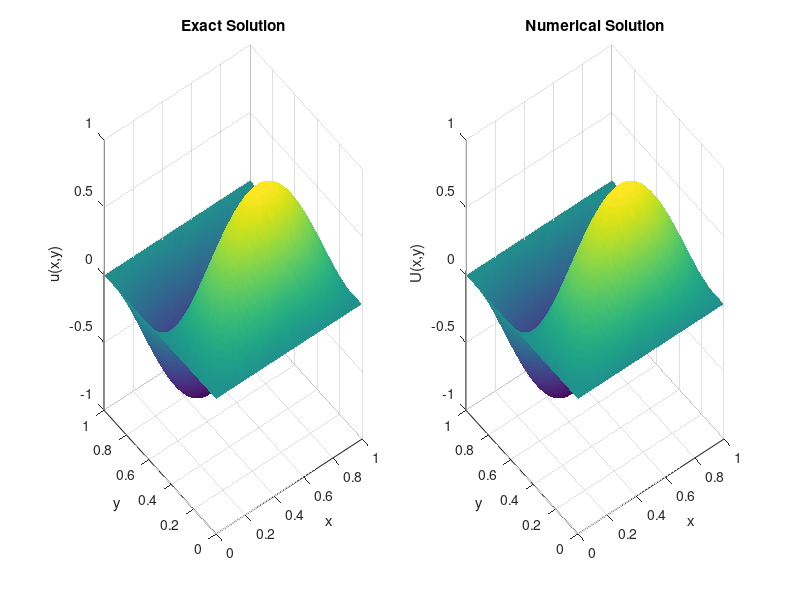

Recreate this plot in MATLAB.
%% This program solves Poisson's equation in Cartesian coordinates.
% Wakil Sarfaraz with Help of Dr Kathryn Gillow. 22 May 2014 
clear all;
tic
xmax =1;
N = 100; %(Number of points on the x, y interval on which the equation is solved.
X = linspace(0,xmax,N+1); %This divides the interval into N equispaced sub intervals.
%X = 0: 1/N :1; This can also be used to create the same X.
[x, y] = meshgrid(X,X); % This creates an (N+1) by (N+1) grid of values ...
                        % of X and assignes them to x and y. (So x and y
                        % are now matrices of size (N+1)x(N+1)
x =x(:);  % This turns the matrix x into a column vector.
y =y(:);  % This turns the matrix y into a column vector.
NNODES = (N+1)^2; % This introduces the number of nodes in the result of triangulation.
NTRI = 2*N^2;  % This is the number of triangles in the mesh.
LNODES = zeros(NTRI, 3); % This creates a zero matrix of the size 'number of triangles by 3'
                         % (since there are 3 vertices for each triangle.

for i = 1:N
    for j = 1: N
        LNODES(i+2*(j-1)*N,1) = i+(j-1)*(N+1);%This numbers each of the first nodes of all the lower triangles in each square.
        LNODES(i+2*(j-1)*N,2) = i+j*(N+1); % This numbers each of the second nodes of all the lower triangles in each square.
        LNODES(i+2*(j-1)*N,3) = (i+1)+(j-1)*(N+1); % This numbers each of the third nodes of all the lower triangles in each square.
        
        LNODES(i+N+2*(j-1)*N,1) = i+1+j*(N+1); %This numbers each of the first nodes of all the upper triangles in each square.
        LNODES(i+N+2*(j-1)*N,2) = (i+1)+(j-1)*(N+1);%This numbers each of the second nodes of all the upper triangles in each square.
        LNODES(i+N+2*(j-1)*N,3) = i+j*(N+1);%This numbers each of the third nodes of all the upper triangles in each square.
                                            % Here for those nodes that
                                            % some triangles share (copy
                                            % and paste can work).
    end
end

SP = sparse(NNODES, NNODES);  %This creates a sparse matrix of the size 'Number of nodes by Number of nodes'(entries usually computed by integration).
LV = zeros(NNODES,1);         % This creates the load vector of zero entries for now which is l(v) part of the weak formulation.

for n = 1: NTRI
    r1 = [x(LNODES(n,1)) y(LNODES(n,1))];% Position vector (x,y)' for the first nodes of all triangles.
    r2 = [x(LNODES(n,2)) y(LNODES(n,2))];% Position vector (x,y)' for the second nodes of all triangles.
    r3 = [x(LNODES(n,3)) y(LNODES(n,3))];% Position vector (x,y)' for the third nodes of all triangles.
    J = [r2(1)-r1(1) r2(2)-r1(2); r3(1)-r1(1) r3(2)-r1(2)]; %This is the jacobian matrix of the mapping.
    Astiff = (1/(2*det(J)))* [(r2-r3)*(r2-r3)' (r2-r3)*(r3-r1)' (r2-r3)*(r1-r2)';... %This is the Global Stiffness Matrix (Lecture Notes)
           (r2-r3)*(r3-r1)' (r3-r1)*(r3-r1)' (r3-r1)*(r1-r2)';...
           (r2-r3)*(r1-r2)' (r3-r1)*(r1-r2)' (r1-r2)*(r1-r2)'];
       for i = 1 : 3 
           for j = 1:3  % Since SP was created a zero matrix originally, Now for all three vertices of all triangles we put the 
               SP(LNODES(n,i),LNODES(n,j)) =SP(LNODES(n,i),LNODES(n,j))+ Astiff(i,j); %The values of Astiff in the SP.
           end
       end
       % Up to here we constructed the Matrix of the coefficients for the
       % Linear system. Now we start by computing the load vector.
       ksi =1/3; %This is the new variable of mapping. Value (1/3) is chosen due to quadrature rule.
       eta = 1/3; % This is the new variable of mapping. Value (1/3) is chosen due to quadrature rule.
       xx = (1-ksi-eta)*r1(1) + ksi* r2(1) + eta*r3(1); %This is x(ksi,eta) which is used for transformation.
       yy = (1-ksi-eta)*r1(2) + ksi* r2(2) + eta*r3(2); % This is y(ksi,eta) which is used for transformation.
       
       F(1) = (1-ksi-eta)*5*pi^2*sin(pi*xx)*sin(2*pi*yy)*det(J)*1/2; %This computes the integral for the first, second and third                                                              %vertix of traingles
       F(2) = (ksi)*5*pi^2*sin(pi*xx)*sin(2*pi*yy)*det(J)*1/2;       % In the transformed coordinates.
       F(3) = (eta)*5*pi^2*sin(pi*xx)*sin(2*pi*yy)*det(J)*1/2;

% 
%        F(1) = (1-ksi-eta)*2*sin(xx)*sin(yy)*det(J)*1/2; %This computes the integral for the first, second and third
%        F(2) = (ksi)*2*sin(xx)*sin(yy)*det(J)*1/2;       % In the transformed coordinates.
%        F(3) = (eta)*2*sin(xx)*sin(yy)*det(J)*1/2;

%        F(1) = (1-ksi-eta)*5*pi^2*cos(pi*xx)*cos(2*pi*yy)*det(J)*1/2;                                                                   %vertix of traingles
%        F(2) = (ksi)*5*pi^2*cos(pi*xx)*cos(2*pi*yy)*det(J)*1/2;       % In the transformed coordinates.
%        F(3) = (eta)*5*pi^2*cos(pi*xx)*cos(2*pi*yy)*det(J)*1/2;


%        F(1) = -(1-ksi-eta)*det(J)*4/2;%| these will solve for laplace u =1 with zero dirichlet bcs.
%        F(2) = -ksi* det(J)*4/2;
%        F(3) = -eta* det(J)*4/2;
       for i = 1 : 3
         
           LV(LNODES(n,i)) = LV(LNODES(n,i))+ F(i); % This assigns all the newly computed values to the Load vector.

      
       end 
     
end
for i = 1: NNODES
    if (x(i)==0 || y(i)==0 || x(i)==xmax || y(i)==xmax)

        LV(i) = 0;
        SP(i,:) = 0;
        SP(i,i) =1 ;

    end
end
% for i = 1: NNODES
%     if (x(i)==0 && y(i)>=0 && y(i)<=xmax)
%         LV(i) = 0;
%         SP(i,:) = 0;
%         SP(i,i) =1 ;
%     elseif(x(i)==xmax && y(i)>=0 && y(i)<=xmax)
%         LV(i) = sin(xmax)*sin(y(i));
%         SP(i,:) = 0;
%         SP(i,i) =1 ;
%      elseif(y(i)==0 && x(i)>=0 && x(i)<=xmax)
%         LV(i) = 0;
%         SP(i,:) = 0;
%         SP(i,i) =1 ;
%      elseif(y(i)==xmax && x(i)>=0 && x(i)<=xmax)
%         LV(i) = sin(xmax)*sin(x(i));
%         SP(i,:) = 0;
%         SP(i,i) =1 ;
%     end
% end

% for i = 1: NNODES
%     if (x(i)==0 && y(i)>=0 && y(i)<=xmax)
%         LV(i) = y(i)^2;
%         SP(i,:) = 0;
%         SP(i,i) =1 ;
%     elseif(x(i)==xmax && y(i)>=0 && y(i)<=xmax)
%         LV(i) = xmax+y(i)^2;
%         SP(i,:) = 0;
%         SP(i,i) =1 ;
%      elseif(y(i)==0 && x(i)>=0 && x(i)<=xmax)
%         LV(i) = x(i)^2;
%         SP(i,:) = 0;
%         SP(i,i) =1 ;
%      elseif(y(i)==xmax && x(i)>=0 && x(i)<=xmax)
%         LV(i) = xmax+x(i)^2;
%         SP(i,:) = 0;
%         SP(i,i) =1 ;
%     end
% end


U = SP\LV; %Solves the linear system.
toc

 u = sin(pi*x).*sin(2*pi*y);

%  u = (cos(pi*x).*cos(2*pi*y));

% u = x.^2+y.^2;

% u = sin(x).*sin(y);
 


figure(1)

subplot(1,2,1)
%figure(1)
trisurf(LNODES,x,y,u)
xlabel('x') 
ylabel('y')
zlabel('u(x,y)')
title('Exact Solution')
shading interp

subplot(1,2,2)
%figure(2)
trisurf(LNODES,x,y,U)
xlabel('x') 
ylabel('y')
zlabel('U(x,y)')
title('Numerical Solution')
shading interp
D = abs(U-u);
C = u-U;

% 
 Error = sum(D.^2)
%  
%  
%  figure(2)
% trisurf(LNODES,x,y,D)
% shading interp


  
  
  
  
  
  
  
  
  
  
  
  
  
  
  
  
  
  
  
       
  
  
  
        